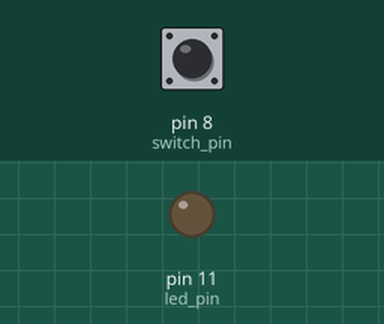
Bench run of a sketch on a simulated Arduino Uno, built with avr-gcc and run on an emulated ATmega328P. Parts: output pins drawn as LEDs (lit = HIGH). The test bench sets the inputs (shaded band); at power-on: pin 8 (switch_pin) LOW.

Above: at 1.2 s.
1.3 s: pin 8 (switch_pin) pulled HIGH for 0.15 s
At 2.3 s:
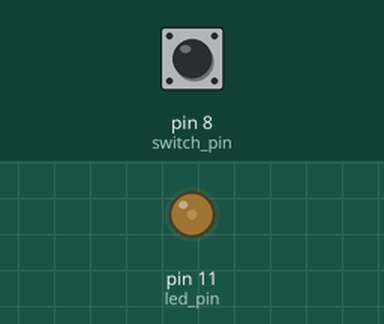
2.9 s: pin 8 (switch_pin) pulled HIGH for 1 s
At 3.6 s:
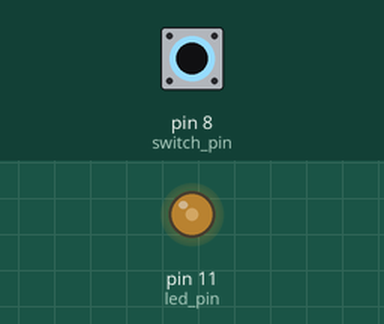
5.4 s: pin 8 (switch_pin) pulled HIGH for 0.15 s
At 6.6 s:
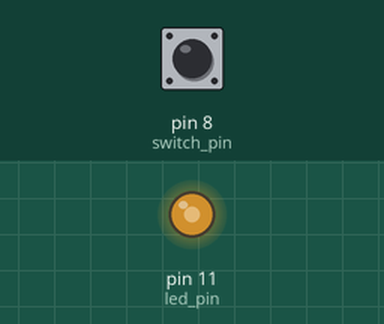
7.0 s: pin 8 (switch_pin) pulled HIGH for 3.2 s
At 7.9 s:
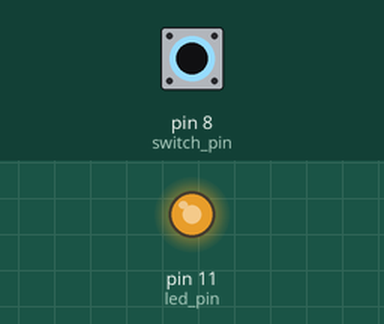
Timing chart, 0 to 10.0 s (numbered marks = the images above; inputs shaded):
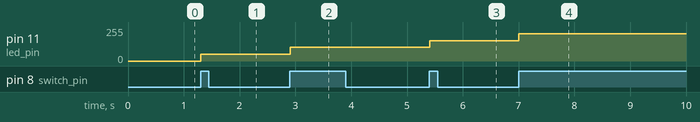

Measured:
- after the input at 1.3 s, pin 11 (led_pin): 0/255 → 51/255 at once
- after the input at 2.9 s, pin 11 (led_pin): 51/255 → 102/255 at once
- after the input at 5.4 s, pin 11 (led_pin): 102/255 → 153/255 at once
- after the input at 7.0 s, pin 11 (led_pin): 153/255 → 204/255 at once

The sketch:

main2.ino
```cpp
int switch_pin = 8;
int led_pin = 11;

boolean last = LOW;
boolean current = LOW;
int lvl = 0;

void setup() {
	pinMode(switch_pin, INPUT);
	pinMode(led_pin, OUTPUT);
}

boolean debounse(boolean last) {
	boolean current = digitalRead(switch_pin);
	if(last != current) {
		delay(5);
		current = digitalRead(switch_pin);
	}
	return current;
}

void loop() {
	current = debounse(last);
	if(last == LOW && current == HIGH) {
		lvl = lvl + 51;
	}
	last = current;

	if(lvl > 255) lvl = 0;
	analogWrite(led_pin, lvl);
}
```
